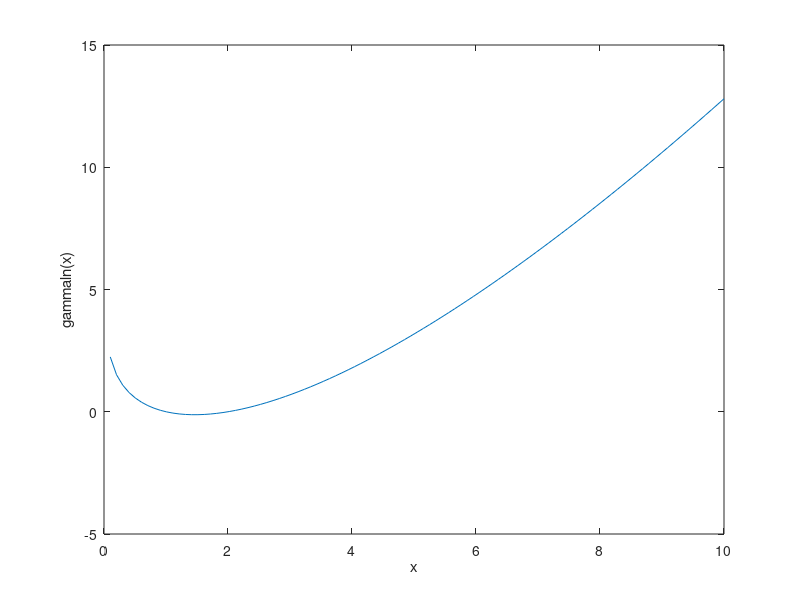

Here is the MATLAB script that generated this plot:
% Regression test function (black box) for gammaln
% This function is autogenerated by helpgen.py
function bbtest_success = bbtest_mathfunctions_gammaln
  bbtest_success = 1;
NumErrors = 0;
try
  x = linspace(0,10);
catch
  NumErrors = NumErrors + 1;
end
try
  y = gammaln(x);
catch
  NumErrors = NumErrors + 1;
end
try
  plot(x,y); xlabel('x'); ylabel('gammaln(x)');
catch
  NumErrors = NumErrors + 1;
end
try
  mprint gammaln1
catch
  NumErrors = NumErrors + 1;
end
if (NumErrors ~= 0) bbtest_success = 0; return; end
